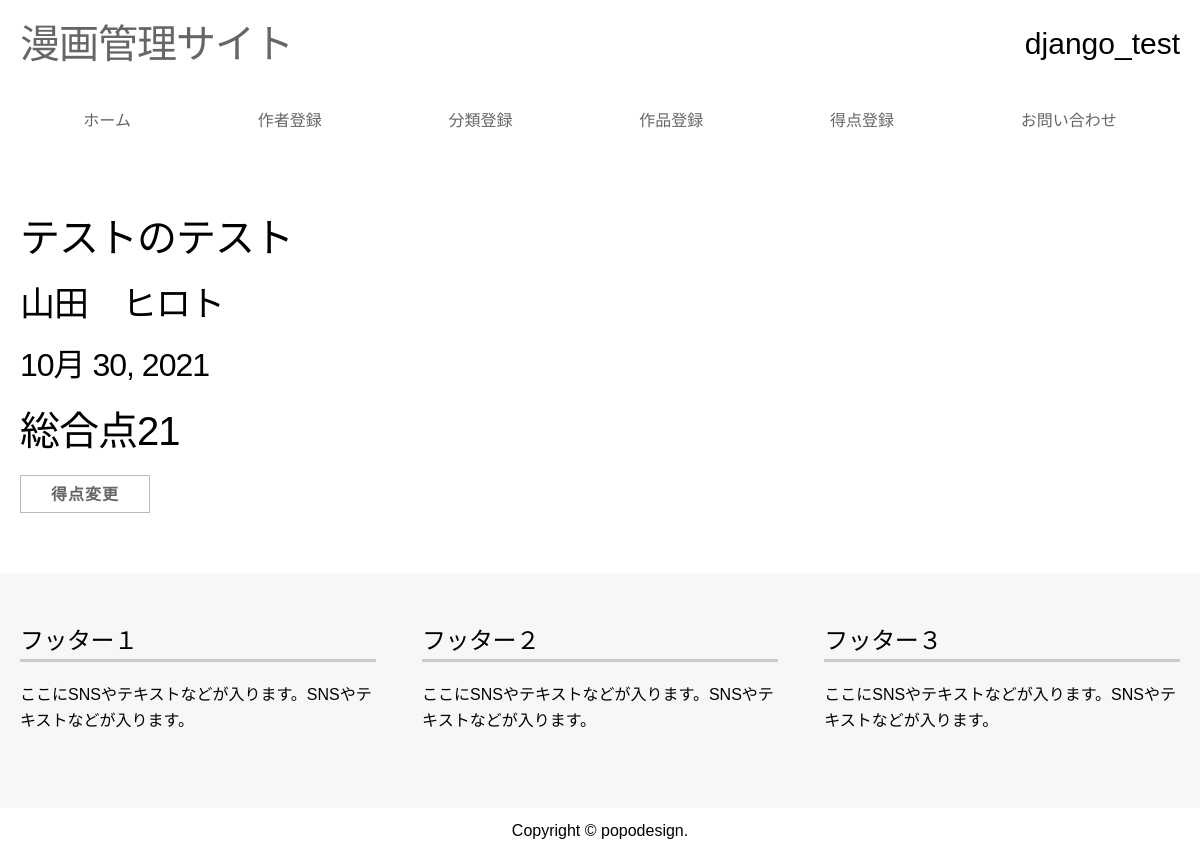
Page /title/10/ on the committed database.
### comic_app/models.py (models this page shows, shortened)
class Title(models.Model):
    book_title = models.CharField(max_length=100, verbose_name="タイトル")
    author_name = models.ForeignKey(Author, on_delete=models.CASCADE, verbose_name="作者", related_name='author_name')
    category_name = models.ForeignKey(Category, on_delete=models.CASCADE, verbose_name="カテゴリー", related_name="category_name")
    watch_number = models.PositiveSmallIntegerField(verbose_name="最終巻数", null=True, blank=True)
    watch_date = models.DateField(verbose_name="読んだ日")
    state_choice = ((1, "未完"), (2,"完結"))
    state = models.IntegerField(verbose_name="状態", null=False, blank=False, choices=state_choice)

class Author(models.Model):
    name = models.CharField(max_length=100, verbose_name="作者")
    def __str__(self):
        return self.name

class Evaluation(models.Model):
    book_title = models.OneToOneField(Title, on_delete=models.CASCADE, verbose_name="タイトル", related_name='evaluation')
    story = models.PositiveSmallIntegerField(verbose_name="内容", validators=[MinValueValidator(1), MaxValueValidator(10)])
    draw = models.PositiveSmallIntegerField(verbose_name="画力", validators=[MinValueValidator(1), MaxValueValidator(10)])
    fit = models.PositiveSmallIntegerField(verbose_name="面白さ", validators=[MinValueValidator(1), MaxValueValidator(10)])
    character = models.PositiveSmallIntegerField(verbose_name="キャラクター", validators=[MinValueValidator(1), MaxValueValidator(10)])
    total_score = models.IntegerField(verbose_name="合計", null=True, blank=True)

### comic_app/views.py (the view)
# urls.py: path("title/<int:pk>/", views.TitleDetailView.as_view(), name="title_detail" ),
class TitleDetailView(generic.DetailView):
    model = Title
    templatename = "comic_app/detail.html"

### templates/comic_app/title_detail.html
{% extends "comic_app/newbase.html" %}
{% load static %}
{% block content %}
<div class="container">
    <h1>{{ title.book_title }}
    <h2>{{ title.author_name }}
    <h3>{{ title.watch_date }}
    <h1><strong>総合点{{ title.evaluation.total_score }}</strong></h1>
    <button type="submit"><a href={% url 'comic_app:update/evaluation' title.evaluation.pk %}>得点変更</a></button>
</div>
{% endblock %}

### static/comic_app/css/style.css (style rules this page uses)
a { display:block; color: #666; text-decoration-line: none; }

### static/comic_app/css/grid.css (style rules this page uses)
html { box-sizing: border-box; -webkit-box-sizing: border-box; -moz-box-sizing: border-box; font-size: 62.5%; }
body { color: #000; font-family: 'Hiragino Kaku Gothic Pro','ヒラギノ角ゴ Pro W3','メイリオ',Meiryo,'ＭＳ Ｐゴシック',sans-serif; background:#fff; font-size: 16px; font-weight: 400; line-height: 1.6; margin:0; padding:0; }
.container { margin: 0 auto; max-width: 1200px; padding: 0 2.0rem; position: relative; }
h1, h2, h3, h4, h5, h6 { margin-top: 0; margin-bottom: 2rem; font-weight: 300; letter-spacing: 0.1em; }
h1 { font-size: 3.5rem; line-height: 1.2; letter-spacing: -.1rem; }
h2 { font-size: 3.2rem; line-height: 1.25; letter-spacing: -.1rem; }
h3 { font-size: 3.0rem; line-height: 1.3; letter-spacing: -.1rem; }
@media (min-width: 550px) { h1 { font-size: 4.0rem; } }
@media (min-width: 550px) { h2 { font-size: 3.5rem; } }
@media (min-width: 550px) { h3 { font-size: 3.2rem; } }
a { color: #1EAEDB; }
.button, button, input[type="submit"], input[type="reset"], input[type="button"] { display: inline-block; height: 38px; padding: 0 30px; margin-right: 5px; color: #555; text-align: center; font-size: 16px; font-weight: 600; line-height: 38px; letter-spacing: .1rem; text-transform: none; text-decoration: none; white-space: nowrap; background-color: transparent; border: 1px solid #bbb; border-radius: 0; cursor: pointer; box-sizing: border-box; }
button, .button { margin-bottom: 1rem; }

### rows in the picture
Title: book_title "テストのテスト", author_name "山田 ヒロト", watch_date "10月 30, 2021", evaluation.total_score "21"
